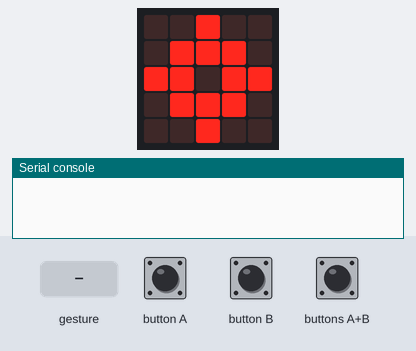
This program was run on a simulated BBC micro:bit (MakeCode). Parts: the board's 5×5 LED display, the last lines printed to the serial console. The test bench sets the inputs (shaded band). No radio messages arrive unless stated (any console line starting 'radio sent:' is added by the test bench); a tilt is held for 1.5 s and a shake lasts 1 s, then the board lies face up again.

Above: at 1.8 s.
1.9 s: button A pressed for 0.15 s
At 3.2 s:
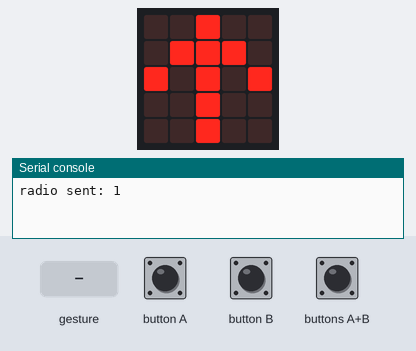
3.5 s: button B pressed for 0.15 s
At 4.6 s:
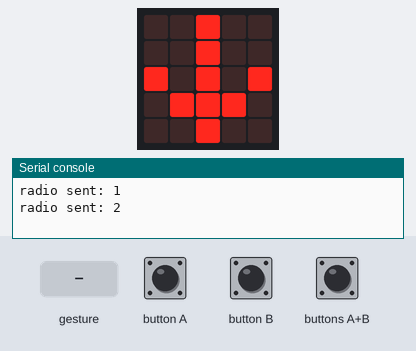
5.1 s: buttons A+B pressed for 0.15 s
At 5.8 s:
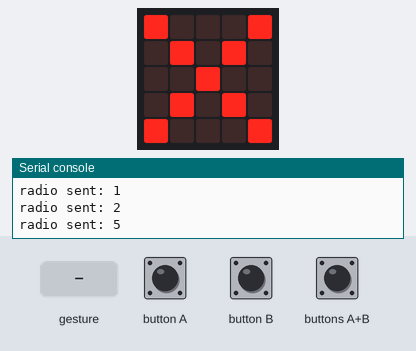
6.7 s: gesture 'tilt left'
At 7.6 s:
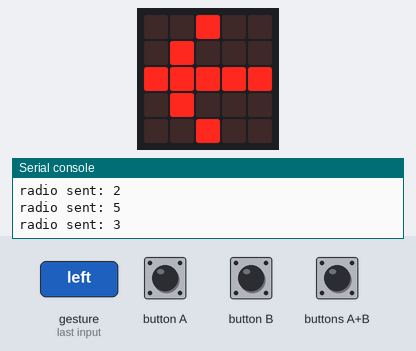
8.3 s: gesture 'tilt right'
At 8.7 s:
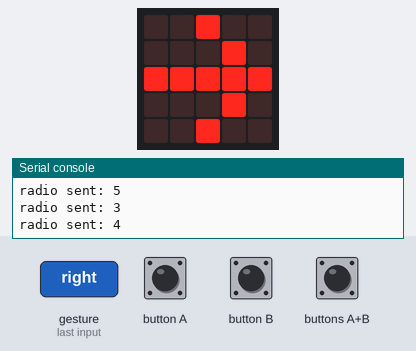
9.8 s: buttons A+B pressed for 1 s
At 11.8 s:
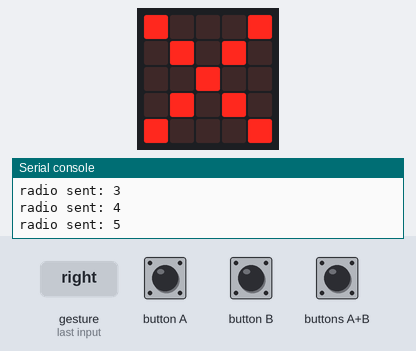
Timing chart, 0 to 13.3 s (numbered marks = the images above; inputs shaded):
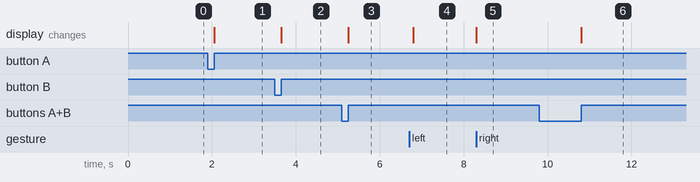

The program:

main.ts
```typescript
//  ==============================================================================
//  --- CONFIGURAÇÕES PERSONALIZÁVEIS ---
//  ==============================================================================
//  GRUPO DO RÁDIO: Deve ser o mesmo número no controle e no robô (de 0 a 255).
let RADIO_GROUP = 1
//  COMANDOS NUMÉRICOS: Agora enviaremos números que o robô entende.
//  1 = Frente, 2 = Trás, 3 = Esquerda, 4 = Direita, 5 = Parar
let CMD_FORWARD = 1
let CMD_BACKWARD = 2
let CMD_LEFT = 3
let CMD_RIGHT = 4
let CMD_STOP = 5
//  ==============================================================================
//  --- LÓGICA PRINCIPAL ---
//  ==============================================================================
input.onButtonPressed(Button.A, function on_button_pressed_a() {
    radio.sendNumber(CMD_FORWARD)
    //  ALTERADO
    basic.showArrow(ArrowNames.North)
})
input.onButtonPressed(Button.B, function on_button_pressed_b() {
    radio.sendNumber(CMD_BACKWARD)
    //  ALTERADO
    basic.showArrow(ArrowNames.South)
})
input.onGesture(Gesture.TiltLeft, function on_gesture_tilt_left() {
    radio.sendNumber(CMD_LEFT)
    //  ALTERADO
    basic.showArrow(ArrowNames.West)
})
input.onGesture(Gesture.TiltRight, function on_gesture_tilt_right() {
    radio.sendNumber(CMD_RIGHT)
    //  ALTERADO
    basic.showArrow(ArrowNames.East)
})
input.onButtonPressed(Button.AB, function on_button_pressed_ab() {
    radio.sendNumber(CMD_STOP)
    //  ALTERADO
    basic.showIcon(IconNames.No)
})
//  Configuração inicial
radio.setGroup(RADIO_GROUP)
basic.showIcon(IconNames.Target)
```

test.ts
```typescript
// testes vão aqui; isto não será compilado quando este pacote for usado como uma extensão.
```

Measured:
- after the input at 1.9 s, the display: changes after 0.15 s (image 1)
- after the input at 3.5 s, the display: changes after 0.15 s (image 2)
- after the input at 5.1 s, the display: changes after 0.15 s (image 3)
- after the input at 6.7 s, the display: changes after 0.10 s (image 4)
- after the input at 8.3 s, the display: changes at once (image 5)
- after the input at 9.8 s, the display: changes after 1.0 s (image 6)
